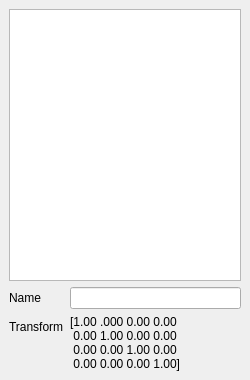
<?xml version="1.0" encoding="UTF-8"?>
<ui version="4.0">
 <class>BoneEditor</class>
 <widget class="QDockWidget" name="BoneEditor">
  <property name="geometry">
   <rect>
    <x>0</x>
    <y>0</y>
    <width>250</width>
    <height>380</height>
   </rect>
  </property>
  <property name="sizePolicy">
   <sizepolicy hsizetype="Expanding" vsizetype="Preferred">
    <horstretch>0</horstretch>
    <verstretch>0</verstretch>
   </sizepolicy>
  </property>
  <property name="minimumSize">
   <size>
    <width>250</width>
    <height>250</height>
   </size>
  </property>
  <property name="features">
   <set>QDockWidget::AllDockWidgetFeatures</set>
  </property>
  <property name="windowTitle">
   <string>Bo&amp;nes</string>
  </property>
  <widget class="QWidget" name="dockWidgetContents">
   <layout class="QVBoxLayout" name="verticalLayout">
    <item>
     <widget class="QTreeView" name="tree"/>
    </item>
    <item>
     <widget class="QWidget" name="widget" native="true">
      <layout class="QFormLayout" name="formLayout">
       <property name="leftMargin">
        <number>0</number>
       </property>
       <property name="topMargin">
        <number>0</number>
       </property>
       <property name="rightMargin">
        <number>0</number>
       </property>
       <property name="bottomMargin">
        <number>0</number>
       </property>
       <item row="0" column="0">
        <widget class="QLabel" name="label">
         <property name="text">
          <string>Name</string>
         </property>
        </widget>
       </item>
       <item row="0" column="1">
        <widget class="QLineEdit" name="name"/>
       </item>
       <item row="1" column="0">
        <widget class="QLabel" name="label_2">
         <property name="text">
          <string>Transform</string>
         </property>
        </widget>
       </item>
       <item row="1" column="1">
        <widget class="QLabel" name="transform">
         <property name="text">
          <string>[1.00 .000 0.00 0.00 
 0.00 1.00 0.00 0.00 
 0.00 0.00 1.00 0.00 
 0.00 0.00 0.00 1.00]</string>
         </property>
         <property name="alignment">
          <set>Qt::AlignLeading|Qt::AlignLeft|Qt::AlignVCenter</set>
         </property>
        </widget>
       </item>
      </layout>
     </widget>
    </item>
   </layout>
  </widget>
 </widget>
 <resources/>
 <connections/>
</ui>
